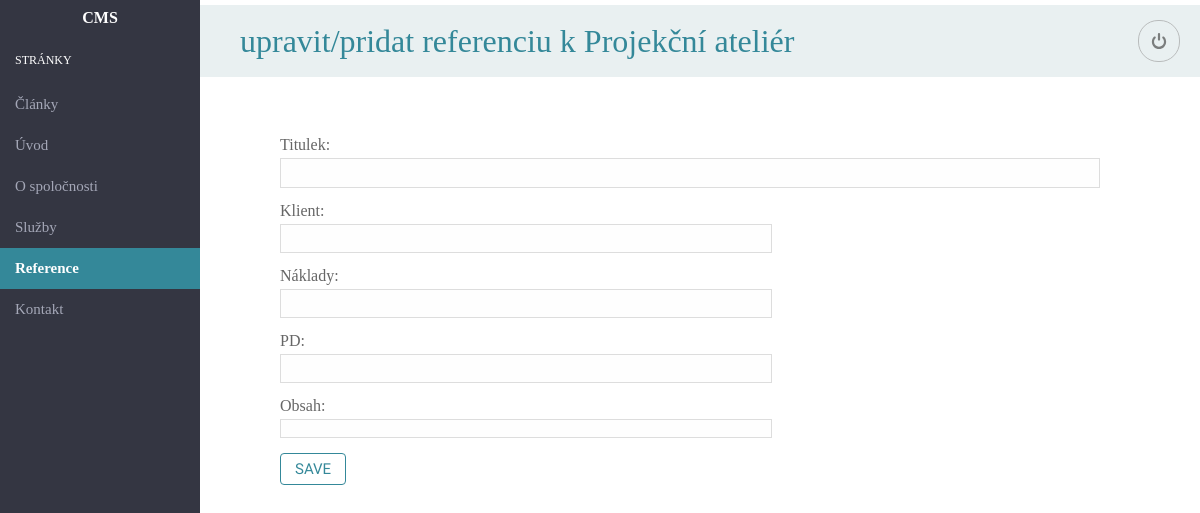
The page /pbl/admin/reference-detail-studios.php on the database as committed earlier.
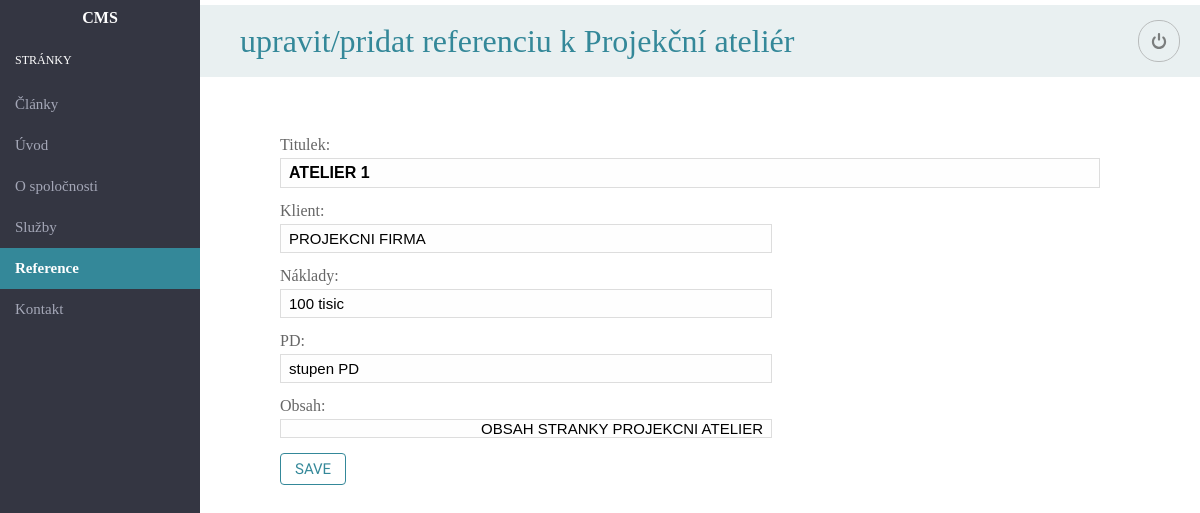
The same page on the database as committed later.
### tables this page shows
CREATE TABLE IF NOT EXISTS `studios` (
            `ID` mediumint(9) NOT NULL AUTO_INCREMENT,
            `title` varchar(250) NOT NULL,
            `client` varchar(1500) NOT NULL,
            `costs` varchar(150) NOT NULL,
            `PD` varchar(150) NOT NULL,
            `content` TEXT,
            `page_id` mediumint(9) NOT NULL,
            PRIMARY KEY (`ID`),
            FOREIGN KEY (`page_id`) REFERENCES pageReferences(`ID`)
          );

### pbl/admin/scripts/datahandler.php (called while the page is built, shortened)
<?php
function data_handler($page,$dbaction,$dataid){
  require_once('config.php');
  $res = connect();
  $action = $dbaction;
  $title_set = isset($_POST['title']) ? $_POST['title'] : '';
  $subtitle_set = isset($_POST['subtitle']) ? $_POST['subtitle'] : '';
  $content_set = isset($_POST['content']) ? $_POST['content'] : '';
  $id_set = isset($_POST['id']) ? $_POST['id'] : '';
  $subject_set = isset($_POST['subject']) ? $_POST['subject'] : '';
  $client_set = isset($_POST['client']) ? $_POST['client'] : '';
  $price_set = isset($_POST['price']) ? $_POST['price'] : '';
  $costs_set= isset($_POST['costs']) ? $_POST['costs'] : '';
  $pd_set = isset($_POST['pd']) ? $_POST['pd'] : '';
  $investition_set = isset($_POST['investition']) ? $_POST['investition'] : '';
  $email_set = isset($_POST['email']) ? $_POST['email'] : '';
  $mobile_set = isset($_POST['mobile']) ? $_POST['mobile'] : '';
  $company_set = isset($_POST['company']) ? $_POST['company'] : '';
  $address_set = isset($_POST['address']) ? $_POST['address'] : '';
  $psc_city_set = isset($_POST['psc_city']) ? $_POST['psc_city'] : '';
  $ic_set = isset($_POST['ic']) ? $_POST['ic'] : '';
  $dic_set = isset($_POST['dic']) ? $_POST['dic'] : '';
  $page_name = $page;
  $title=test_input($title_set);
  $content=test_input($content_set);
  $client=test_input($client_set);
  $costs=test_input($costs_set);
  $pd=test_input($pd_set);
  switch($page_name){
     case "studios":
           if (strcmp($action, "select") == 0){
                    if ($dataid != ''){
                                $sql = "SELECT * FROM studios WHERE ID = '$dataid'" or die ("Unable to join tables!");
                      }
                      else {
                                $sql = "SELECT * FROM studios" or die ("Unable select from studios!");
                      }
              $result = mysqli_query($res,$sql) or die ("Unable to SELECT studios records!");
              return $result;
          }
          break;
  }
}

### pbl/admin/scripts/config.php (called while the page is built, shortened)
<?php
 function test_input($data) {
   $data = trim($data);
   $data = stripslashes($data);
   $data = str_replace(array("\r","\n"),"",$data);
   return $data;
}
?>

### pbl/admin/reference-detail-studios.php (the view, shortened to what this page needs)
<?php
require_once('scripts/datahandler.php');
$add = isset($_GET['add']) ? $_GET['add'] : '';
$id = isset($_GET['edit']) ? $_GET['edit'] : '';
$name="studios";
if (isset($_POST['submit'])){
	if ($add != ''){
	$action="create";
	data_handler($name,$action,'');
	} else {
	$action="update";
	data_handler($name,$action,'');
	}
}
	else {
		if ($add != ''){
			$title='';
			$pd='';
			$client='';
			$costs='';
			$content='';
		} else {
			$action="select";
			$result_select = data_handler($name,$action,$id);
			while($row = mysqli_fetch_array($result_select)){
	            $title = $row['title'];
	            $pd = $row['PD'];
	            $client = $row['client'];
				$costs = $row['costs'];
				$content = $row['content'];
            }
	}
	}
?>
<!DOCTYPE html>
<html>
<?php include 'meta.php'; ?>
<body>
<?php include 'navigation.php'; ?>
<div id="content">
	<h1>upravit/pridat referenciu k Projekční ateliér</h1>
	<div class="form-basic" id="form">
	<form method="POST" action="">
		<div class="form-group">
			<label>Titulek:</label>
			<input type="text" class="form-ctrl title" <?php echo 'value="'.$title.'"'; ?> name="title" id="title">
		</div>
		<div class="form-group">
			<label>Klient:</label>
			<input type="text" class="form-ctrl" name="client" <?php echo 'value="'.$client.'"'; ?> id="client">
		</div>
		<div class="form-group">
			<label>Náklady:</label>
			<input type="text" class="form-ctrl" name="costs" <?php echo 'value="'.$costs.'"'; ?> id="costs">
		</div>
		<div class="form-group">
			<label>PD:</label>
			<input type="text" class="form-ctrl" name="pd" <?php echo 'value="'.$pd.'"'; ?> id="pd">
		</div>
		<div class="form-group">
			<label>Obsah:</label>
			<input type="text" class="form-ctrl" name="content" <?php echo 'value="'.$content.'"'; ?> id="content">
		</div>
		<button class="btn btn-submit" id="btn" data-id="about" name="submit">Save</button>
	  </div>
</div>
</body>
</html>

Rows that differ between the two databases and show on the page:
added studios: title "ATELIER 1", client "PROJEKCNI FIRMA", costs "100 tisic", pd "stupen PD", content "OBSAH STRANKY PROJEKCNI ATELIER"
